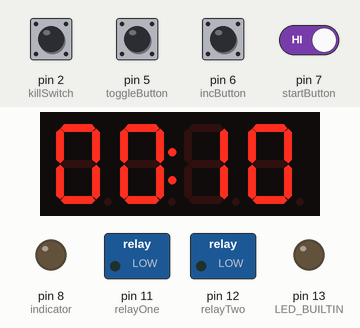
Recording of a sketch running on a simulated Arduino Nano, built with avr-gcc and run on an emulated ATmega328P. Parts: 4-digit seven-segment display, switched loads named in the sketch (green lamp = pin HIGH), output pins drawn as LEDs (lit = HIGH). The inputs (shaded band) are chosen by the test bench; at power-on: pin 2 (killSwitch), pin 5 (toggleButton), pin 6 (incButton), pin 7 (startButton) HIGH.

Above: at 1.2 s.
1.3 s: pin 2 (killSwitch) pulled LOW for 0.15 s
At 1.37 s:
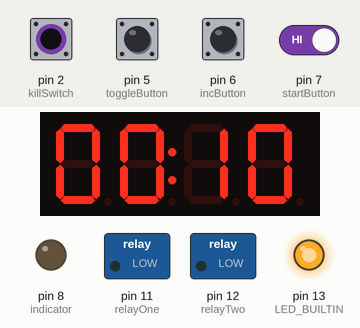
2.9 s: pin 6 (incButton) pulled LOW for 1 s
At 4.6 s:
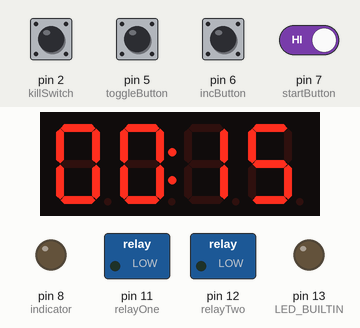
5.4 s: pin 6 (incButton) pulled LOW for 0.15 s
7.0 s: pin 2 (killSwitch) pulled LOW for 1 s
At 7.8 s:
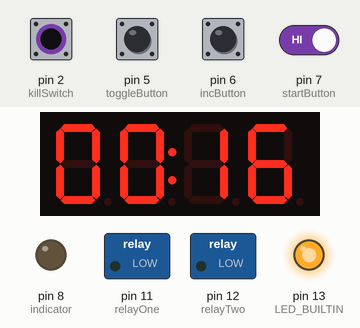
9.5 s: pin 2 (killSwitch) driven LOW and pin 7 (startButton) driven LOW
At 9.9 s:
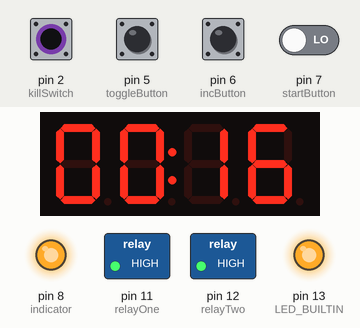
12.5 s: pin 2 (killSwitch) driven HIGH
At 12.9 s:
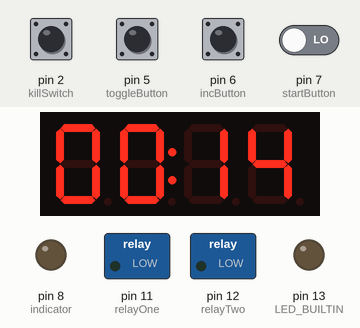
Timing chart, 0 to 15.0 s (numbered marks = the images above; inputs shaded):
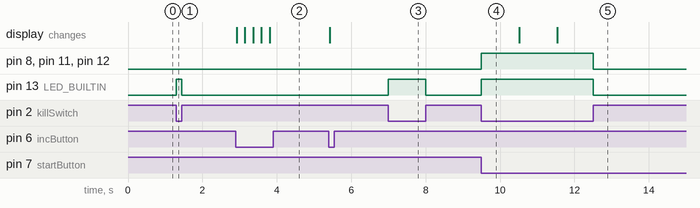

Measured:
- after the input at 1.3 s, pin 13 (LED_BUILTIN): LOW → HIGH at once, → LOW 0.15 s later
- after the input at 2.9 s, the display: first changes at once (image 2 shows a later state)
- after the input at 7.0 s, pin 13 (LED_BUILTIN): LOW → HIGH at once, → LOW 1.0 s later
- after the input at 9.5 s, pin 8 (indicator), pin 11 (relayOne), pin 12 (relayTwo), pin 13 (LED_BUILTIN): LOW → HIGH at once
- after the input at 12.5 s, pin 8 (indicator), pin 11 (relayOne), pin 12 (relayTwo), pin 13 (LED_BUILTIN): HIGH → LOW at once

The sketch:

uv-exposure-box.ino
```cpp
#include <TM1637Display.h>

/* Display */
const int CLK = 3;
const int DIO = 4;

const int killSwitch = 2; /* Nano has interrupts on 2+3 */
const int toggleButton = 5;
const int incButton = 6;
const int startButton = 7;

const int relayOne = 11;
const int relayTwo = 12;

const int indicator = 8;

int countDownTime = 10; /* initial time set to 10 seconds */
unsigned long startedAt = 0;  /* will store what milli the run started */
unsigned long previousMillis = 0; /* will store last cd update */
volatile bool running = false; /* not running at start */
const long interval = 1000; /* update interval in millis */

const TM1637Display display = TM1637Display(CLK, DIO);

const uint8_t done[] = {
  SEG_B | SEG_C | SEG_D | SEG_E | SEG_G,           // d
  SEG_A | SEG_B | SEG_C | SEG_D | SEG_E | SEG_F,   // O
  SEG_C | SEG_E | SEG_G,                           // n
  SEG_A | SEG_D | SEG_E | SEG_F | SEG_G            // E
};

void setup () {
  pinMode(LED_BUILTIN, OUTPUT);
  pinMode(indicator, OUTPUT);
  pinMode(relayOne, OUTPUT);
  pinMode(relayTwo, OUTPUT);

  pinMode(incButton, INPUT_PULLUP);
  pinMode(toggleButton, INPUT_PULLUP);
  pinMode(startButton, INPUT_PULLUP);
  pinMode(killSwitch, INPUT_PULLUP);

  /* Should be maybe lower ? */
  display.setBrightness(5);
  renderDisplay();

  attachInterrupt(digitalPinToInterrupt(killSwitch), killInterrupt, CHANGE);
}

void loop () {
  if (digitalRead(startButton) == LOW
  && digitalRead(killSwitch) == LOW) begin();

  if (running) return countdown();

  handleInput();
}

void killInterrupt () {
  /* Killswitch goes HIGH when disconnected from magnet */
  const bool state = digitalRead(killSwitch);
  if (state == HIGH) setState(false);
  digitalWrite(LED_BUILTIN, !state);
}

void relay (bool state) {
  digitalWrite(relayOne, state);
  digitalWrite(relayTwo, state);
}

void renderDisplay () {
  int minutes = countDownTime / 60;
  int seconds = countDownTime % 60;
  display.showNumberDecEx(minutes * 100 + seconds, 0x80>>1, true);
}

void countdown () {
  unsigned long currentMillis = millis();
  if (currentMillis - previousMillis >= interval) {
    /* Store that we just updated */
    previousMillis = currentMillis;
    countDownTime -= 1;
    if (countDownTime == 0) return finish();
    renderDisplay();
  }
}

void begin () {
  if (countDownTime == 0 || running) return renderDisplay();
  previousMillis = millis();
  setState(true);
}

void finish () {
  setState(false);
  previousMillis = 0;
  display.clear();
	display.setSegments(done);
}

void setState (bool state) {
  running = state;
  relay(state);
  digitalWrite(indicator, state);
}

void handleInput () {
 if (digitalRead(incButton) == LOW) {
    countDownTime += digitalRead(toggleButton) == HIGH ? 1 : 60;
    renderDisplay();
    delay(200);
  }
}
```
